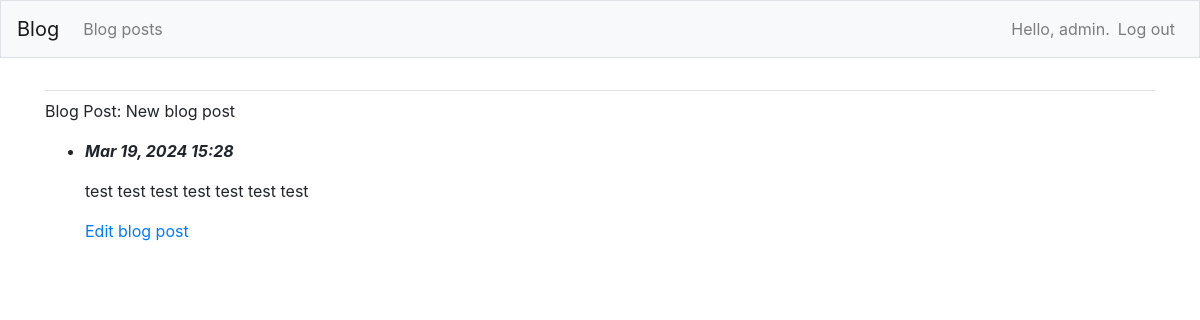
The app's page /blog_post/2/ (signed in), older data.
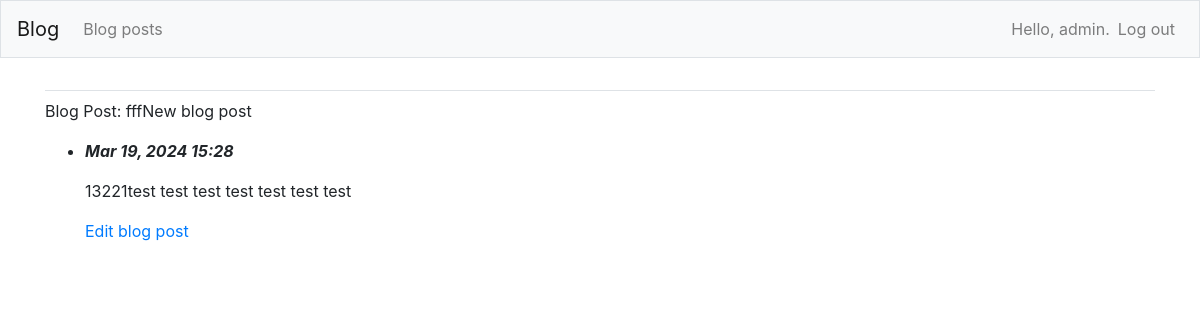
The same page, newer data.
### blogs/models.py (models this page shows, shortened)
class BlogPost(models.Model):
    title = models.CharField(max_length=200)
    text = models.TextField()
    date_added = models.DateTimeField(auto_now_add=True)

### blogs/views.py (the view)
# urls.py: path('blog_post/<int:blog_id>/', views.blog_post, name='blog_post'),
@login_required
def blog_post(request, blog_id):
    blog_post = BlogPost.objects.get(id=blog_id)
    context = {'blog_post': blog_post}
    return render(request, 'blogs/blog_post.html', context)

### blogs/templates/blogs/blog_post.html
{% extends 'blogs/base.html' %}
{% block content %}
<p>Blog Post: {{ blog_post.title }}</p>
  <ul>
  <li>
    <p><b><i>{{ blog_post.date_added|date:'M d, Y H:i' }}</i></b></p>
    <p>{{ blog_post.text|linebreaks }}</p>
    <p>
      <a href="{% url 'blogs:edit_blog_post' blog_post.id %}">Edit blog post</a>
    </p>
  </li>
  </ul>
{% endblock content %}

### blogs/templates/blogs/base.html (shortened to what this page needs)
{% load bootstrap4 %}
<!doctype html>
<html lang="en">
<head>
	{% bootstrap_css %}
</head>
<body>
<nav class="navbar navbar-expand-md navbar-light bg-light mb-4 border">
	<a class="navbar-brand" href="{% url 'blogs:index' %}">
		Blog</a>
	<div class="collapse navbar-collapse" id="navbarCollapse">
		<ul class="navbar-nav mr-auto">
			<li class="nav-item">
				<a class="nav-link" href="{% url 'blogs:blog_posts' %}">
					Blog posts</a></li>
		</ul>
		<ul class="navbar-nav ml-auto">
			{% if user.is_authenticated %}
				<li class="nav-item">
					<span class="navbar-text"> Hello, {{ user.username }}.</span>
				</li>
				<li class="nav-item">
					<a class="nav-link" href="{% url 'users:logout' %}">Log out</a>
				</li>
			{% else %}
				<li class="nav-item">
					<a class="nav-link" href="{% url 'users:register' %}">Register</a>
				</li>
				<li class="nav-item">
					<a class="nav-link" href="{% url 'users:login' %}">Log in</a></li>
			{% endif %}
		</ul>
	</div>
</nav>
<main role="main" class="container">
	<div class="pb-2 mb-2 border-bottom">
	</div>
	<div>
		{% block content %}{% endblock content %}
	</div>
</main>
</body>
</html>

Row changes from the older to the newer data that the page shows:
changed BlogPost: title "New blog post" → "fffNew blog post"; text "test test test test test test test" → "13221test test test test test test test"
